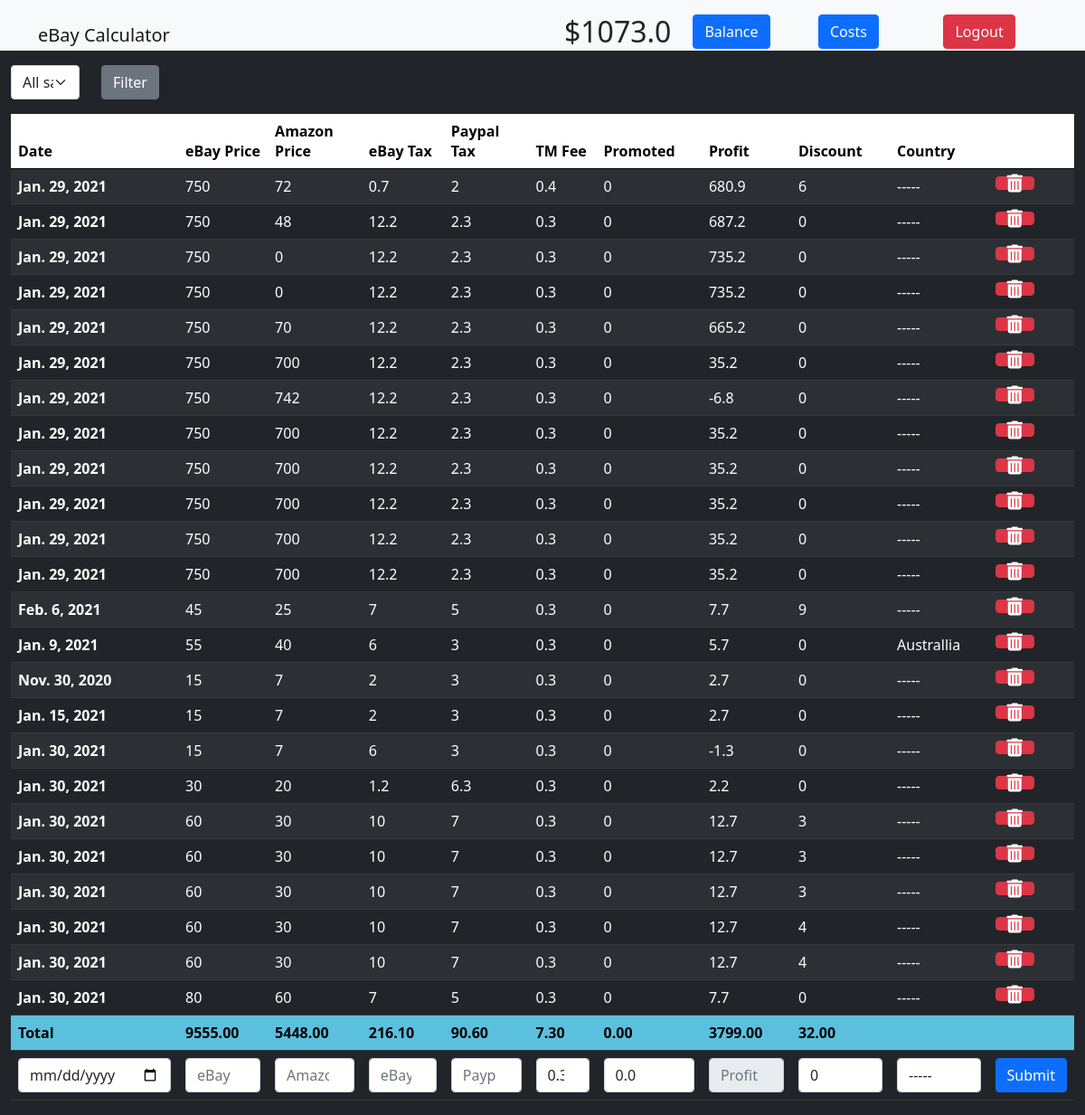
The page /panel (signed in) on the database its author committed.
### core/models.py (models this page shows, shortened)
class Balance(models.Model):
    user = models.OneToOneField(User, on_delete=models.CASCADE, default=0)
    balance = models.FloatField(default=0)

class SaleEntry(models.Model):
    date = models.DateField()
    ebay_price = models.FloatField()
    amazon_price = models.FloatField()
    ebay_tax = models.FloatField()
    paypal_tax = models.FloatField()
    tm_fee = models.FloatField(default=0.3)
    promoted = models.FloatField(default=0.0)
    profit = models.FloatField()
    discount = models.FloatField(default=0)
    country = models.CharField(max_length=100, default="-----")
    user = models.ForeignKey(User, on_delete=models.CASCADE, default=0)

### core/views.py (the view, shortened to what this page needs)
# urls.py: path('panel', views.panel, name='panel'),
@login_required(login_url='index')
def panel(request):
    context = {}
    years_months = GET_SALES_YEARS_MONTHS(request)
    context['years_months'] = years_months
    gifts_years_months = GET_GIFTS_YEARS_MONTHS(request)
    context['gifts_years_months'] = gifts_years_months
    form = SaleEntryForm(user_id=request.user.id)
    context['form'] = form
    giftform = GiftForm(user_id=request.user.id)
    context['giftform'] = giftform
    user_sales = SaleEntry.objects.filter(user=request.user.id)
    context['user_sales'] = user_sales
    gifts = None
    context['gifts'] = gifts
    context['user_balance'] = Balance.objects.get(user=request.user).balance
    if request.method == "GET":
        if "btn_filter_gifts_date" in request.GET:
            dates = request.GET.get('s_filter_gifts_by_date')
            if dates:
                year = int(str(dates).split('-')[0])
                month = int(str(dates).split('-')[1])
                context['gifts'] = Gift.objects.filter(user=request.user.id, date__year=year, date__month=month)
                context['gifts_selected_year'] = year
                context['gifts_selected_month'] = month
            else:
                context['gifts'] = None
        if "btn_select_date" in request.GET:
            selected_filter = request.GET.get('s_filter_sales_by_date')
            if str(selected_filter) != 'all':
                year = int(str(selected_filter).split('-')[0])
                month = int(str(selected_filter).split('-')[1])
                context['user_sales_filtered_y'] = year
                context['user_sales_filtered_m'] = month
                context['user_sales'] = SaleEntry.objects.filter(user=request.user.id, date__year=year, date__month=month)
            else:
                context['user_sales'] = user_sales
    context['form'] = form
    context['giftform'] = giftform
    return render(request, 'panel.html', context)

### core/forms.py
class GiftForm(ModelForm):
    class Meta:
        model = Gift
        fields = "__all__"
        widgets = {
            'date': DateInput(attrs={'class': 'form-control', 'value': date.today}),
            'gift_money': forms.NumberInput(attrs={'class': 'form-control', 'placeholder': 'Gift Card (100, 300 ...)', 'id':'f_gift_money', 'onkeyup': 'calc_add_to_balance()', 'value': '0'}),
            'gift_tax': forms.NumberInput(attrs={'class': 'form-control', 'placeholder': 'Tax', 'id':'f_gift_tax', 'onkeyup': 'calc_add_to_balance()', 'value': '0'}),
        }
    def __init__(self, *args, **kwargs):
        user_id = kwargs.pop('user_id')
        super().__init__(*args, **kwargs)
        self.fields['user'] = forms.ModelChoiceField(queryset=User.objects.filter(id=user_id), empty_label=None, initial=User.objects.get(id=user_id))
        self.fields['user'].widget.attrs['class'] = 'no-display'

### core/views.py (called while the page is built)
def SORT_DICT(dict_notsorted):
    lst = dict_notsorted
    lst = collections.OrderedDict(sorted(lst.items()))
    for item in lst.items():
        item[1].sort()
    return lst

def GET_SALES_YEARS_MONTHS(request):
    sales = SaleEntry.objects.filter(user=request.user.id)
    years_months = {}
    for sale in sales:
        if sale.date.year not in years_months.keys():
            years_months[sale.date.year] = []
    for year in years_months:
        for sale in SaleEntry.objects.filter(user=request.user.id, date__year=year):
            if sale.date.month not in years_months[year]:
                years_months[year].append(sale.date.month)
    return SORT_DICT(years_months)

def GET_GIFTS_YEARS_MONTHS(request):
    gifts = Gift.objects.filter(user=request.user.id)
    years_months = {}
    for gift in gifts:
        if gift.date.year not in years_months.keys():
            years_months[gift.date.year] = []
    for year in years_months:
        for gift in Gift.objects.filter(user=request.user.id, date__year=year):
            if gift.date.month not in years_months[year]:
                years_months[year].append(gift.date.month)
    return SORT_DICT(years_months)

### templates/panel.html (shortened to what this page needs)
{% extends 'base.html' %}
{% block content %}
<div class="container-fluid my-3">
    <form method="GET" action="">
        <div class="row">
            <div class="col-1">
                <select class='form-select' name="s_filter_sales_by_date" id="s_sales_filter_by_date">
                    <option value="all">All sales</option>
                </select>
            </div>
            <div class="col-1">
                <input type="submit" class="btn btn-secondary" name="btn_select_date" value="Filter">
            </div>
        </div>
    </form>
    <table id="table_sales" class="table table-dark table-striped table-sticky table-hover">
        <thead>
          <tr class="stickyrow">
            <th scope="col">Date</th>
            <th scope="col">eBay Price</th>
            <th scope="col">Amazon Price</th>
            <th scope="col">eBay Tax</th>
            <th scope="col">Paypal Tax</th>
            <th scope="col">TM Fee</th>
            <th scope="col">Promoted</th>
            <th scope="col">Profit</th>
            <th scope="col">Discount</th>
            <th scope="col">Country</th>
            <th scope="col"></th>
          </tr>
        </thead>
        <tbody>
            {% for sale in user_sales %}
            <tr>
                <th>{{ sale.date }}</th>
                <td class="editable sumtable" data-id="{{ sale.id }}" data-type="ebay_price">{{ sale.ebay_price|floatformat }}</td>
                <td class="editable sumtable" data-id="{{ sale.id }}" data-type="amazon_price">{{ sale.amazon_price|floatformat }}</td>
                <td class="editable sumtable" data-id="{{ sale.id }}" data-type="ebay_tax">{{ sale.ebay_tax|floatformat }}</td>
                <td class="editable sumtable" data-id="{{ sale.id }}" data-type="paypal_tax">{{ sale.paypal_tax|floatformat }}</td>
                <td class="editable sumtable" data-id="{{ sale.id }}" data-type="tm_fee">{{ sale.tm_fee|floatformat }}</td>
                <td class="editable sumtable" data-id="{{ sale.id }}" data-type="promoted">{{ sale.promoted|floatformat }}</td>
                <td class="sumtable" id="loop" data-id="{{ sale.id }}" data-type="profit">{{ sale.profit|floatformat }}</th>
                <td class="editable sumtable" data-id="{{ sale.id }}" data-type="discount">{{ sale.discount|floatformat }}</td>
                <td class="editable" data-id="{{ sale.id }}" data-type="country">{{ sale.country }}</td>
                <td data-id="{{ sale.id }}" data-type="submit">
                    <button type="submit" class="btn btn-danger btn-delete-sale">
                        <i class="fa fa-trash-alt fa-lg"></i>
                    </button>
                </td>
            </tr>
            {% endfor %}
            <form method="POST" action="">
                <tr>
                    {% for field in form %}
                        {% if field is not form.user %}
                        <td>
                            {{ field }}
                        </td>
                        {% else %}
                            {{ field }}
                        {% endif %}
                    {% endfor %}
                    <td><input class="btn btn-primary" type="submit" display="inline" name="btn_register_sale"></td>
                </tr>
            </form>
        </tbody>
    </table>
</div>
{% endblock %}

### templates/base.html (shortened to what this page needs)
{% load static %}
<html lang="en">
<head>
    <link href="https://cdn.jsdelivr.net/npm/bootstrap@5.0.0-beta1/dist/css/bootstrap.min.css" rel="stylesheet">
    <link rel="stylesheet" type="text/css" href="{% static 'css/style.css' %}">
</head>
<body class='bg-dark' {% if open_login %} onload="document.getElementById('btn_open_login').click();" {% endif %}>
    <nav class="navbar navbar-light bg-light static-top" style="height: 7vh">
        <div class="container">
            <a class="navbar-brand" href="{% url 'index' %}">eBay Calculator</a>
            {% if not user.is_authenticated %}
            <button id="btn_open_login" type="button" class="btn btn-primary" data-toggle="modal" data-target="#sign_in_modal">Sign In</button>
            {% else %}
            <div class="navbar-text row w-50">
                <span class='col'>
                    <div class="text-dark" id="div_user_balance" ><h2>${{ user_balance|floatformat }}</h2></div>
                </span>
                <span class="col">
                    <button id="btn_open_balance" type="button" class="btn btn-primary" data-toggle="modal" data-target="#balance_modal">Balance</button>
                </span>
                <span class="col">
                    <button id="btn_open_costs" type="button" class="btn btn-primary" data-toggle="modal" data-target="#costs_modal">Costs</button>
                </span>
                <span class='col'>
                    <a class='btn btn-danger text-white' href="{% url 'logout' %}">Logout</a>
                </span>
            </div>
            {% endif %}
        </div>
    </nav>
    {% block content %}
    {% endblock %}
</body>
</html>

### static/css/style.css (style rules this page uses)
body { color:white; }
.stickyrow { --bs-table-bg: white; color: black; }
.stickyrow th { position: sticky; top: 0; }

### rows shown on the page
Balance: balance "1073.0"
SaleEntry: date "Jan. 29, 2021", ebay_price "750", amazon_price "72", ebay_tax "0.7", paypal_tax "2", tm_fee "0.4", promoted "0", profit "680.9", discount "6", country "-----"
SaleEntry: date "Jan. 29, 2021", ebay_price "750", amazon_price "48", ebay_tax "12.2", paypal_tax "2.3", tm_fee "0.3", promoted "0", profit "687.2", discount "0", country "-----"
SaleEntry: date "Jan. 29, 2021", ebay_price "750", amazon_price "0", ebay_tax "12.2", paypal_tax "2.3", tm_fee "0.3", promoted "0", profit "735.2", discount "0", country "-----"
SaleEntry: date "Jan. 29, 2021", ebay_price "750", amazon_price "0", ebay_tax "12.2", paypal_tax "2.3", tm_fee "0.3", promoted "0", profit "735.2", discount "0", country "-----"
SaleEntry: date "Jan. 29, 2021", ebay_price "750", amazon_price "70", ebay_tax "12.2", paypal_tax "2.3", tm_fee "0.3", promoted "0", profit "665.2", discount "0", country "-----"
SaleEntry: date "Jan. 29, 2021", ebay_price "750", amazon_price "700", ebay_tax "12.2", paypal_tax "2.3", tm_fee "0.3", promoted "0", profit "35.2", discount "0", country "-----"
SaleEntry: date "Jan. 29, 2021", ebay_price "750", amazon_price "742", ebay_tax "12.2", paypal_tax "2.3", tm_fee "0.3", promoted "0", profit "-6.8", discount "0", country "-----"
SaleEntry: date "Jan. 29, 2021", ebay_price "750", amazon_price "700", ebay_tax "12.2", paypal_tax "2.3", tm_fee "0.3", promoted "0", profit "35.2", discount "0", country "-----"
SaleEntry: date "Jan. 29, 2021", ebay_price "750", amazon_price "700", ebay_tax "12.2", paypal_tax "2.3", tm_fee "0.3", promoted "0", profit "35.2", discount "0", country "-----"
SaleEntry: date "Jan. 29, 2021", ebay_price "750", amazon_price "700", ebay_tax "12.2", paypal_tax "2.3", tm_fee "0.3", promoted "0", profit "35.2", discount "0", country "-----"
SaleEntry: date "Jan. 29, 2021", ebay_price "750", amazon_price "700", ebay_tax "12.2", paypal_tax "2.3", tm_fee "0.3", promoted "0", profit "35.2", discount "0", country "-----"
SaleEntry: date "Jan. 29, 2021", ebay_price "750", amazon_price "700", ebay_tax "12.2", paypal_tax "2.3", tm_fee "0.3", promoted "0", profit "35.2", discount "0", country "-----"
SaleEntry: date "Feb. 6, 2021", ebay_price "45", amazon_price "25", ebay_tax "7", paypal_tax "5", tm_fee "0.3", promoted "0", profit "7.7", discount "9", country "-----"
SaleEntry: date "Jan. 9, 2021", ebay_price "55", amazon_price "40", ebay_tax "6", paypal_tax "3", tm_fee "0.3", promoted "0", profit "5.7", discount "0", country "Australlia"
SaleEntry: date "Nov. 30, 2020", ebay_price "15", amazon_price "7", ebay_tax "2", paypal_tax "3", tm_fee "0.3", promoted "0", profit "2.7", discount "0", country "-----"
SaleEntry: date "Jan. 15, 2021", ebay_price "15", amazon_price "7", ebay_tax "2", paypal_tax "3", tm_fee "0.3", promoted "0", profit "2.7", discount "0", country "-----"
SaleEntry: date "Jan. 30, 2021", ebay_price "15", amazon_price "7", ebay_tax "6", paypal_tax "3", tm_fee "0.3", promoted "0", profit "-1.3", discount "0", country "-----"
SaleEntry: date "Jan. 30, 2021", ebay_price "30", amazon_price "20", ebay_tax "1.2", paypal_tax "6.3", tm_fee "0.3", promoted "0", profit "2.2", discount "0", country "-----"
SaleEntry: date "Jan. 30, 2021", ebay_price "60", amazon_price "30", ebay_tax "10", paypal_tax "7", tm_fee "0.3", promoted "0", profit "12.7", discount "3", country "-----"
SaleEntry: date "Jan. 30, 2021", ebay_price "60", amazon_price "30", ebay_tax "10", paypal_tax "7", tm_fee "0.3", promoted "0", profit "12.7", discount "3", country "-----"
SaleEntry: date "Jan. 30, 2021", ebay_price "60", amazon_price "30", ebay_tax "10", paypal_tax "7", tm_fee "0.3", promoted "0", profit "12.7", discount "3", country "-----"
SaleEntry: date "Jan. 30, 2021", ebay_price "60", amazon_price "30", ebay_tax "10", paypal_tax "7", tm_fee "0.3", promoted "0", profit "12.7", discount "4", country "-----"
SaleEntry: date "Jan. 30, 2021", ebay_price "60", amazon_price "30", ebay_tax "10", paypal_tax "7", tm_fee "0.3", promoted "0", profit "12.7", discount "4", country "-----"
SaleEntry: date "Jan. 30, 2021", ebay_price "80", amazon_price "60", ebay_tax "7", paypal_tax "5", tm_fee "0.3", promoted "0", profit "7.7", discount "0", country "-----"
